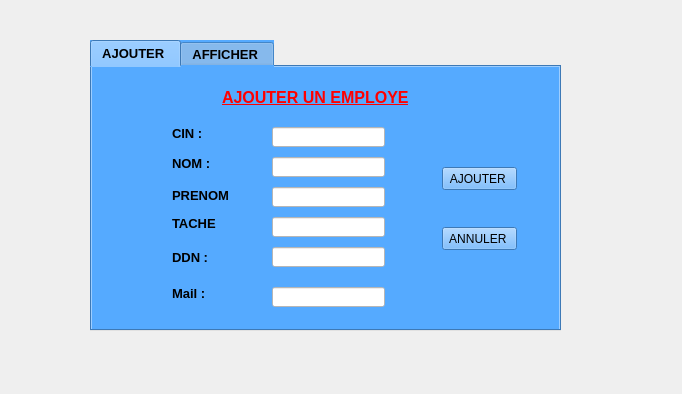
<?xml version="1.0" encoding="UTF-8"?>
<ui version="4.0">
 <class>Form</class>
 <widget class="QWidget" name="Form">
  <property name="geometry">
   <rect>
    <x>0</x>
    <y>0</y>
    <width>682</width>
    <height>394</height>
   </rect>
  </property>
  <property name="windowTitle">
   <string>Form</string>
  </property>
  <widget class="QTabWidget" name="tabWidget">
   <property name="geometry">
    <rect>
     <x>90</x>
     <y>40</y>
     <width>471</width>
     <height>291</height>
    </rect>
   </property>
   <property name="font">
    <font>
     <pointsize>10</pointsize>
     <weight>75</weight>
     <bold>true</bold>
    </font>
   </property>
   <property name="styleSheet">
    <string notr="true">background-color: rgb(85, 170, 255);</string>
   </property>
   <property name="currentIndex">
    <number>0</number>
   </property>
   <widget class="QWidget" name="AFFICHE">
    <attribute name="title">
     <string>AJOUTER </string>
    </attribute>
    <widget class="QLabel" name="label">
     <property name="geometry">
      <rect>
       <x>130</x>
       <y>20</y>
       <width>251</width>
       <height>21</height>
      </rect>
     </property>
     <property name="font">
      <font>
       <pointsize>12</pointsize>
       <weight>75</weight>
       <bold>true</bold>
       <underline>true</underline>
      </font>
     </property>
     <property name="styleSheet">
      <string notr="true">color: rgb(85, 170, 255);
color: rgb(255, 0, 0);</string>
     </property>
     <property name="text">
      <string>AJOUTER UN EMPLOYE</string>
     </property>
    </widget>
    <widget class="QLabel" name="label_2">
     <property name="geometry">
      <rect>
       <x>80</x>
       <y>60</y>
       <width>47</width>
       <height>13</height>
      </rect>
     </property>
     <property name="font">
      <font>
       <pointsize>10</pointsize>
       <weight>75</weight>
       <bold>true</bold>
      </font>
     </property>
     <property name="text">
      <string>CIN : </string>
     </property>
    </widget>
    <widget class="QLabel" name="label_3">
     <property name="geometry">
      <rect>
       <x>80</x>
       <y>90</y>
       <width>47</width>
       <height>13</height>
      </rect>
     </property>
     <property name="font">
      <font>
       <pointsize>10</pointsize>
       <weight>75</weight>
       <bold>true</bold>
      </font>
     </property>
     <property name="text">
      <string>NOM : </string>
     </property>
    </widget>
    <widget class="QLabel" name="label_4">
     <property name="geometry">
      <rect>
       <x>80</x>
       <y>120</y>
       <width>61</width>
       <height>16</height>
      </rect>
     </property>
     <property name="font">
      <font>
       <pointsize>10</pointsize>
       <weight>75</weight>
       <bold>true</bold>
      </font>
     </property>
     <property name="text">
      <string>PRENOM : </string>
     </property>
    </widget>
    <widget class="QLabel" name="label_5">
     <property name="geometry">
      <rect>
       <x>80</x>
       <y>150</y>
       <width>47</width>
       <height>13</height>
      </rect>
     </property>
     <property name="font">
      <font>
       <pointsize>10</pointsize>
       <weight>75</weight>
       <bold>true</bold>
      </font>
     </property>
     <property name="text">
      <string>TACHE : </string>
     </property>
    </widget>
    <widget class="QLineEdit" name="lineEditCin">
     <property name="geometry">
      <rect>
       <x>180</x>
       <y>60</y>
       <width>113</width>
       <height>20</height>
      </rect>
     </property>
     <property name="styleSheet">
      <string notr="true">background-color: rgb(255, 255, 255);</string>
     </property>
    </widget>
    <widget class="QLineEdit" name="lineEditNom">
     <property name="geometry">
      <rect>
       <x>180</x>
       <y>90</y>
       <width>113</width>
       <height>20</height>
      </rect>
     </property>
     <property name="styleSheet">
      <string notr="true">background-color: rgb(255, 255, 255);</string>
     </property>
    </widget>
    <widget class="QLineEdit" name="lineEditPrenom">
     <property name="geometry">
      <rect>
       <x>180</x>
       <y>120</y>
       <width>113</width>
       <height>20</height>
      </rect>
     </property>
     <property name="styleSheet">
      <string notr="true">background-color: rgb(255, 255, 255);</string>
     </property>
    </widget>
    <widget class="QLineEdit" name="lineEditTache">
     <property name="geometry">
      <rect>
       <x>180</x>
       <y>150</y>
       <width>113</width>
       <height>20</height>
      </rect>
     </property>
     <property name="styleSheet">
      <string notr="true">background-color: rgb(255, 255, 255);</string>
     </property>
    </widget>
    <widget class="QPushButton" name="pushButton">
     <property name="geometry">
      <rect>
       <x>350</x>
       <y>100</y>
       <width>75</width>
       <height>23</height>
      </rect>
     </property>
     <property name="text">
      <string>AJOUTER </string>
     </property>
    </widget>
    <widget class="QPushButton" name="pushButton_2">
     <property name="geometry">
      <rect>
       <x>350</x>
       <y>160</y>
       <width>75</width>
       <height>23</height>
      </rect>
     </property>
     <property name="text">
      <string>ANNULER </string>
     </property>
    </widget>
    <widget class="QLabel" name="label_18">
     <property name="geometry">
      <rect>
       <x>80</x>
       <y>180</y>
       <width>51</width>
       <height>20</height>
      </rect>
     </property>
     <property name="font">
      <font>
       <pointsize>10</pointsize>
       <weight>75</weight>
       <bold>true</bold>
      </font>
     </property>
     <property name="text">
      <string>DDN : </string>
     </property>
    </widget>
    <widget class="QLabel" name="label_6">
     <property name="geometry">
      <rect>
       <x>80</x>
       <y>220</y>
       <width>47</width>
       <height>13</height>
      </rect>
     </property>
     <property name="font">
      <font>
       <pointsize>10</pointsize>
       <weight>75</weight>
       <bold>true</bold>
      </font>
     </property>
     <property name="text">
      <string>Mail : </string>
     </property>
    </widget>
    <widget class="QLineEdit" name="lineEditMail">
     <property name="geometry">
      <rect>
       <x>180</x>
       <y>220</y>
       <width>113</width>
       <height>20</height>
      </rect>
     </property>
     <property name="styleSheet">
      <string notr="true">background-color: rgb(255, 255, 255);</string>
     </property>
    </widget>
    <widget class="QLineEdit" name="lineEditDDN">
     <property name="geometry">
      <rect>
       <x>180</x>
       <y>180</y>
       <width>113</width>
       <height>20</height>
      </rect>
     </property>
     <property name="styleSheet">
      <string notr="true">background-color: rgb(255, 255, 255);</string>
     </property>
    </widget>
   </widget>
   <widget class="QWidget" name="tab_2">
    <attribute name="title">
     <string>AFFICHER </string>
    </attribute>
    <widget class="QTabWidget" name="tabWidget_2">
     <property name="geometry">
      <rect>
       <x>0</x>
       <y>0</y>
       <width>471</width>
       <height>271</height>
      </rect>
     </property>
     <property name="currentIndex">
      <number>2</number>
     </property>
     <widget class="QWidget" name="tab_7">
      <property name="enabled">
       <bool>true</bool>
      </property>
      <attribute name="title">
       <string>AFFICHER  EMPLOYE</string>
      </attribute>
      <widget class="QLabel" name="label_19">
       <property name="geometry">
        <rect>
         <x>40</x>
         <y>10</y>
         <width>231</width>
         <height>16</height>
        </rect>
       </property>
       <property name="font">
        <font>
         <pointsize>10</pointsize>
         <weight>75</weight>
         <bold>true</bold>
        </font>
       </property>
       <property name="text">
        <string>Entrer le CIN d'employé à Afficher : </string>
       </property>
      </widget>
      <widget class="QLabel" name="label_20">
       <property name="geometry">
        <rect>
         <x>70</x>
         <y>80</y>
         <width>47</width>
         <height>13</height>
        </rect>
       </property>
       <property name="font">
        <font>
         <pointsize>10</pointsize>
         <weight>75</weight>
         <bold>true</bold>
        </font>
       </property>
       <property name="text">
        <string>NOM : </string>
       </property>
      </widget>
      <widget class="QLabel" name="label_21">
       <property name="geometry">
        <rect>
         <x>70</x>
         <y>110</y>
         <width>61</width>
         <height>16</height>
        </rect>
       </property>
       <property name="font">
        <font>
         <pointsize>10</pointsize>
         <weight>75</weight>
         <bold>true</bold>
        </font>
       </property>
       <property name="text">
        <string>PRENOM : </string>
       </property>
      </widget>
      <widget class="QLabel" name="label_22">
       <property name="geometry">
        <rect>
         <x>70</x>
         <y>140</y>
         <width>47</width>
         <height>13</height>
        </rect>
       </property>
       <property name="font">
        <font>
         <pointsize>10</pointsize>
         <weight>75</weight>
         <bold>true</bold>
        </font>
       </property>
       <property name="text">
        <string>TACHE : </string>
       </property>
      </widget>
      <widget class="QLabel" name="label_23">
       <property name="geometry">
        <rect>
         <x>70</x>
         <y>170</y>
         <width>41</width>
         <height>20</height>
        </rect>
       </property>
       <property name="font">
        <font>
         <pointsize>10</pointsize>
         <weight>75</weight>
         <bold>true</bold>
        </font>
       </property>
       <property name="text">
        <string>DDN  :</string>
       </property>
      </widget>
      <widget class="QLineEdit" name="lineEdit_11">
       <property name="geometry">
        <rect>
         <x>280</x>
         <y>10</y>
         <width>113</width>
         <height>20</height>
        </rect>
       </property>
       <property name="styleSheet">
        <string notr="true">background-color: rgb(255, 255, 255);</string>
       </property>
      </widget>
      <widget class="QLineEdit" name="lineEdit_12">
       <property name="geometry">
        <rect>
         <x>150</x>
         <y>80</y>
         <width>113</width>
         <height>20</height>
        </rect>
       </property>
       <property name="styleSheet">
        <string notr="true">background-color: rgb(255, 255, 255);</string>
       </property>
      </widget>
      <widget class="QLineEdit" name="lineEdit_13">
       <property name="geometry">
        <rect>
         <x>150</x>
         <y>110</y>
         <width>113</width>
         <height>20</height>
        </rect>
       </property>
       <property name="styleSheet">
        <string notr="true">background-color: rgb(255, 255, 255);</string>
       </property>
      </widget>
      <widget class="QLineEdit" name="lineEdit_14">
       <property name="geometry">
        <rect>
         <x>150</x>
         <y>140</y>
         <width>113</width>
         <height>20</height>
        </rect>
       </property>
       <property name="styleSheet">
        <string notr="true">background-color: rgb(255, 255, 255);</string>
       </property>
      </widget>
      <widget class="QLabel" name="label_7">
       <property name="geometry">
        <rect>
         <x>70</x>
         <y>200</y>
         <width>47</width>
         <height>13</height>
        </rect>
       </property>
       <property name="font">
        <font>
         <pointsize>10</pointsize>
         <weight>75</weight>
         <bold>true</bold>
        </font>
       </property>
       <property name="text">
        <string>Mail : </string>
       </property>
      </widget>
      <widget class="QLineEdit" name="lineEdit_6">
       <property name="geometry">
        <rect>
         <x>150</x>
         <y>200</y>
         <width>113</width>
         <height>20</height>
        </rect>
       </property>
       <property name="styleSheet">
        <string notr="true">background-color: rgb(255, 255, 255);</string>
       </property>
      </widget>
      <widget class="QPushButton" name="pushButton_3">
       <property name="geometry">
        <rect>
         <x>280</x>
         <y>120</y>
         <width>181</width>
         <height>23</height>
        </rect>
       </property>
       <property name="text">
        <string>Afficher le dernier employé Ajouter</string>
       </property>
      </widget>
      <widget class="QLineEdit" name="lineEdit_7">
       <property name="geometry">
        <rect>
         <x>150</x>
         <y>170</y>
         <width>113</width>
         <height>20</height>
        </rect>
       </property>
       <property name="styleSheet">
        <string notr="true">background-color: rgb(255, 255, 255);</string>
       </property>
      </widget>
     </widget>
     <widget class="QWidget" name="tab">
      <attribute name="title">
       <string>MODIFIER EMPLOYE</string>
      </attribute>
      <widget class="QLineEdit" name="lineEdit_9">
       <property name="geometry">
        <rect>
         <x>310</x>
         <y>20</y>
         <width>113</width>
         <height>20</height>
        </rect>
       </property>
       <property name="styleSheet">
        <string notr="true">background-color: rgb(255, 255, 255);</string>
       </property>
      </widget>
      <widget class="QPushButton" name="pushButton_5">
       <property name="geometry">
        <rect>
         <x>380</x>
         <y>210</y>
         <width>75</width>
         <height>23</height>
        </rect>
       </property>
       <property name="text">
        <string>MODIFIER </string>
       </property>
      </widget>
      <widget class="QLabel" name="label_25">
       <property name="geometry">
        <rect>
         <x>30</x>
         <y>20</y>
         <width>271</width>
         <height>16</height>
        </rect>
       </property>
       <property name="font">
        <font>
         <pointsize>9</pointsize>
         <weight>75</weight>
         <bold>true</bold>
         <underline>true</underline>
        </font>
       </property>
       <property name="text">
        <string>Saisir le CIN d'employe à modifier:</string>
       </property>
      </widget>
      <widget class="QLabel" name="label_26">
       <property name="geometry">
        <rect>
         <x>60</x>
         <y>70</y>
         <width>47</width>
         <height>13</height>
        </rect>
       </property>
       <property name="font">
        <font>
         <pointsize>10</pointsize>
         <weight>75</weight>
         <bold>true</bold>
        </font>
       </property>
       <property name="text">
        <string>NOM : </string>
       </property>
      </widget>
      <widget class="QLabel" name="label_27">
       <property name="geometry">
        <rect>
         <x>50</x>
         <y>110</y>
         <width>61</width>
         <height>16</height>
        </rect>
       </property>
       <property name="font">
        <font>
         <pointsize>10</pointsize>
         <weight>75</weight>
         <bold>true</bold>
        </font>
       </property>
       <property name="text">
        <string>PRENOM : </string>
       </property>
      </widget>
      <widget class="QLabel" name="label_28">
       <property name="geometry">
        <rect>
         <x>50</x>
         <y>150</y>
         <width>47</width>
         <height>13</height>
        </rect>
       </property>
       <property name="font">
        <font>
         <pointsize>10</pointsize>
         <weight>75</weight>
         <bold>true</bold>
        </font>
       </property>
       <property name="text">
        <string>TACHE : </string>
       </property>
      </widget>
      <widget class="QLabel" name="label_29">
       <property name="geometry">
        <rect>
         <x>50</x>
         <y>180</y>
         <width>151</width>
         <height>20</height>
        </rect>
       </property>
       <property name="font">
        <font>
         <pointsize>10</pointsize>
         <weight>75</weight>
         <bold>true</bold>
        </font>
       </property>
       <property name="text">
        <string>DATE DE NAISSANCE  :</string>
       </property>
      </widget>
      <widget class="QLineEdit" name="lineEdit_15">
       <property name="geometry">
        <rect>
         <x>210</x>
         <y>70</y>
         <width>113</width>
         <height>20</height>
        </rect>
       </property>
      </widget>
      <widget class="QLineEdit" name="lineEdit_16">
       <property name="geometry">
        <rect>
         <x>210</x>
         <y>110</y>
         <width>113</width>
         <height>20</height>
        </rect>
       </property>
      </widget>
      <widget class="QLineEdit" name="lineEdit_17">
       <property name="geometry">
        <rect>
         <x>210</x>
         <y>150</y>
         <width>113</width>
         <height>20</height>
        </rect>
       </property>
      </widget>
      <widget class="QSpinBox" name="spinBox_7">
       <property name="geometry">
        <rect>
         <x>230</x>
         <y>180</y>
         <width>42</width>
         <height>22</height>
        </rect>
       </property>
      </widget>
      <widget class="QSpinBox" name="spinBox_8">
       <property name="geometry">
        <rect>
         <x>280</x>
         <y>180</y>
         <width>42</width>
         <height>22</height>
        </rect>
       </property>
      </widget>
      <widget class="QSpinBox" name="spinBox_9">
       <property name="geometry">
        <rect>
         <x>330</x>
         <y>180</y>
         <width>42</width>
         <height>22</height>
        </rect>
       </property>
      </widget>
     </widget>
     <widget class="QWidget" name="tab_3">
      <attribute name="title">
       <string>SUPPRIMER EMPLOYE</string>
      </attribute>
      <widget class="QLineEdit" name="lineEdit_10">
       <property name="geometry">
        <rect>
         <x>310</x>
         <y>90</y>
         <width>113</width>
         <height>20</height>
        </rect>
       </property>
       <property name="styleSheet">
        <string notr="true">background-color: rgb(255, 255, 255);</string>
       </property>
      </widget>
      <widget class="QPushButton" name="pushButton_6">
       <property name="geometry">
        <rect>
         <x>190</x>
         <y>190</y>
         <width>75</width>
         <height>23</height>
        </rect>
       </property>
       <property name="text">
        <string>SUPPRIMER</string>
       </property>
      </widget>
      <widget class="QLabel" name="label_24">
       <property name="geometry">
        <rect>
         <x>30</x>
         <y>90</y>
         <width>271</width>
         <height>16</height>
        </rect>
       </property>
       <property name="font">
        <font>
         <pointsize>9</pointsize>
         <weight>75</weight>
         <bold>true</bold>
         <underline>true</underline>
        </font>
       </property>
       <property name="text">
        <string>Saisir le CIN d'employe à supprimer :</string>
       </property>
      </widget>
     </widget>
    </widget>
   </widget>
  </widget>
 </widget>
 <resources/>
 <connections/>
</ui>
